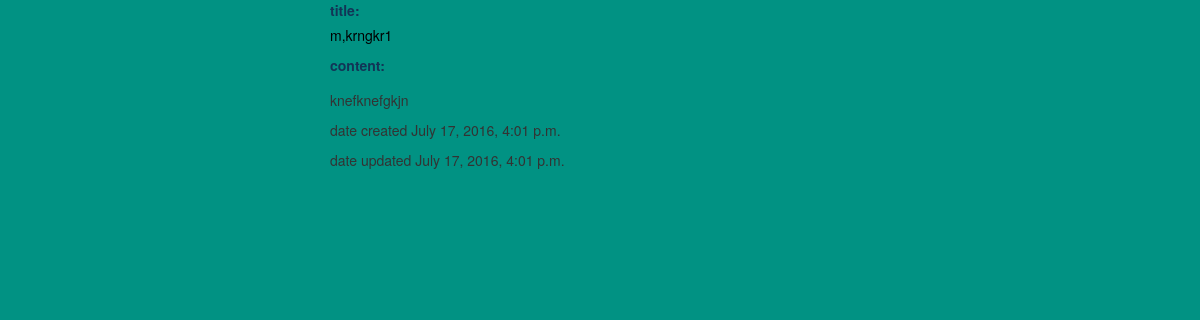
Screenshot of /mysite/24/ with the database file from the repository.
### mouth/models.py (models this page shows, shortened)
class Post(models.Model):
	title = models.CharField(max_length=100)
	image = models.FileField(null=True, blank=True)
	content = models.TextField()
	published_date = models.DateTimeField(auto_now=True)
	updated = models.DateTimeField(auto_now=True, auto_now_add=False)
	time_stamp = models.DateTimeField(auto_now=False, auto_now_add=True)
	class Meta:
		ordering = ["-id"]

### mouth/views.py (the view)
# urls.py: url(r'^(?P<id>\d+)/$', post_view, name="post_detail"),
def post_view(request, id=None):
	instance = get_object_or_404(Post, id=id)
	context={
		"instance":instance,
		"title":instance.title
	}
	return render(request, "post_view.html", context)

### templates/post_view.html (shortened to what this page needs)
{% extends "base.html" %}
{% block content %}
<div class="col-md-6 col-md-offset-3">
	<label style="color: #123456"> title:</label>	<p style="color: #000000">{{instance.title}}</p>
	<label style="color: #123456">content:</label>	<p style="color: #000000">{{instance.content|linebreaks}}</p>
	<p>date created {{instance.time_stamp}}</p>
	<p>date updated {{instance.updated}}</p>
</div>
{% endblock %}

### static/css/base.css (style rules this page uses)
body { background-color: #019283; }

### rows the page displays
Post: title "m,krngkr1", content "knefknefgkjn", time_stamp "July 17, 2016, 4:01 p.m.", updated "July 17, 2016, 4:01 p.m."
